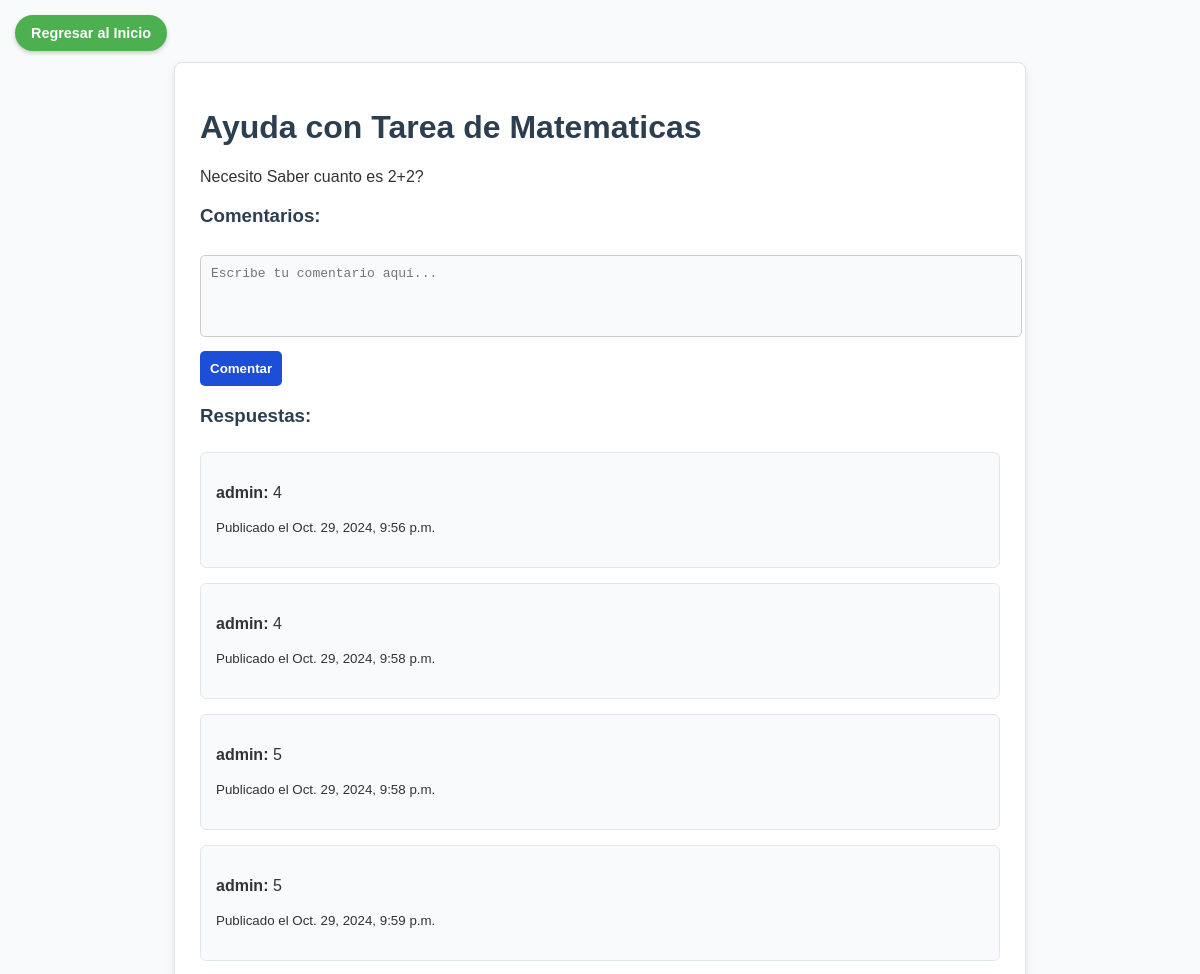
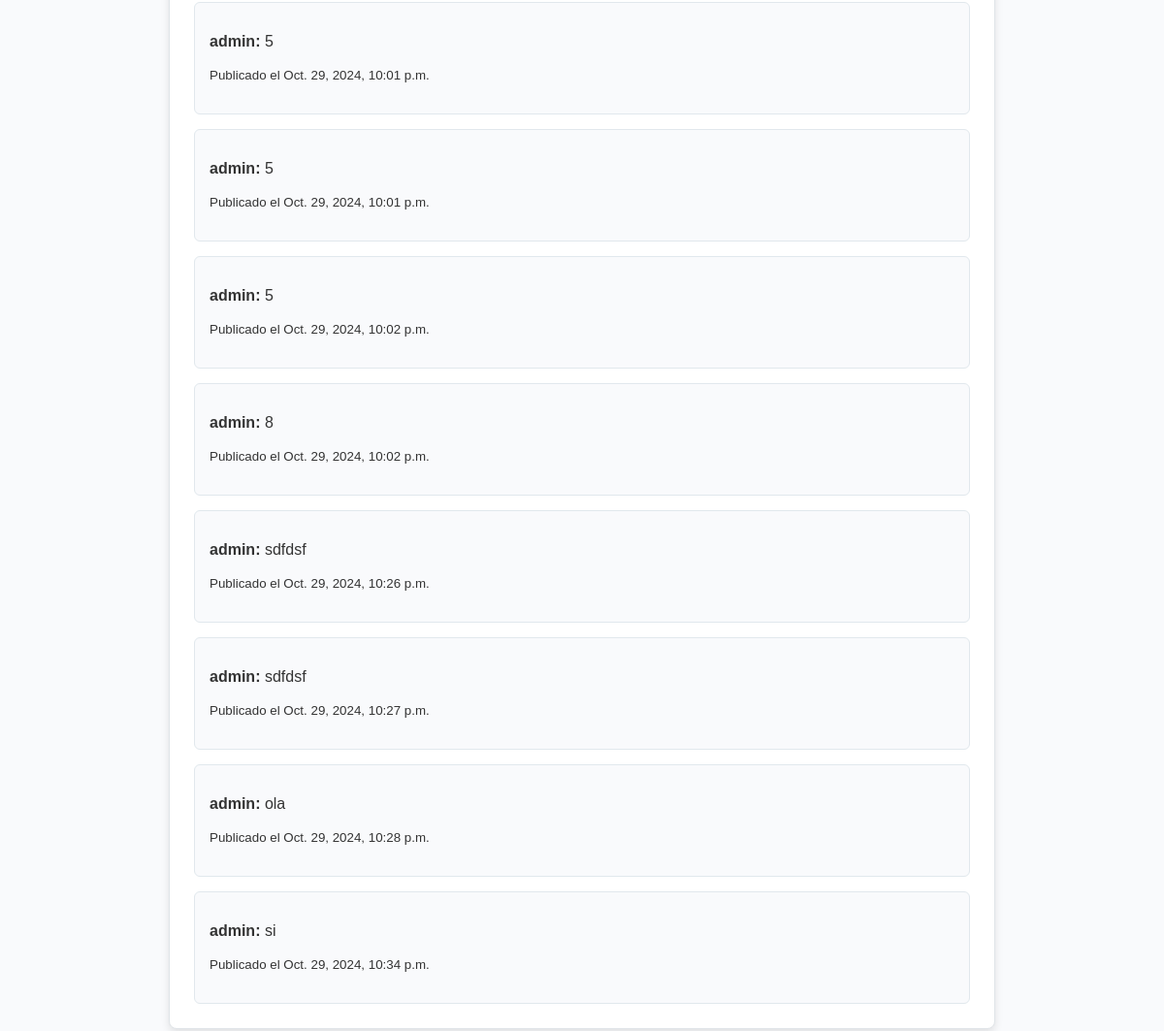
The page /polls/1/vote/ on the database its author committed (2 pictures, top to bottom).
### polls/models.py (models this page shows, shortened)
class Pregunta(models.Model):
    titulo = models.CharField(max_length=255)
    contenido = models.TextField()
    fecha_publicacion = models.DateTimeField(auto_now_add=True)
    votos = models.IntegerField(default=0)
    usuario = models.ForeignKey(User, on_delete=models.CASCADE)

class Comentario(models.Model):
    contenido = models.TextField()
    fecha_publicacion = models.DateTimeField(auto_now_add=True)
    respuesta = models.ForeignKey(
        Respuesta,
        related_name="comentarios",
        on_delete=models.CASCADE,
        null=True,
        blank=True,
    )
    pregunta = models.ForeignKey(
        Pregunta,
        related_name="comentarios",
        on_delete=models.CASCADE,
        null=True,
        blank=True,
    )
    usuario = models.ForeignKey(User, on_delete=models.CASCADE)

### polls/views.py (the view)
# urls.py: path("<int:pregunta_id>/vote/", views.vote, name="vote"),
def vote(request, pregunta_id):
    pregunta = get_object_or_404(Pregunta, pk=pregunta_id)
    try:
        selected_respuesta = pregunta.respuestas.get(pk=request.POST["respuesta"])
    except (KeyError, Respuesta.DoesNotExist):
        return render(
            request,
            "polls/detail.html",
            {
                "pregunta": pregunta,
                "error_message": "No seleccionaste una respuesta.",
            },
        )
    else:
        selected_respuesta.votos += 1
        selected_respuesta.save()
        return HttpResponseRedirect(reverse("polls:results", args=(pregunta.id,)))

### polls/templates/polls/detail.html (shortened to what this page needs)
{% load static %}
<!DOCTYPE html>
<html lang="es">
<head>
    <link rel="stylesheet" href="{% static 'polls/styles.css' %}">
</head>
<body>
    <a href="{% url 'polls:index' %}" class="back-button">Regresar al Inicio</a>
    <br><br><br>
    <div class="container">
        <h1>{{ pregunta.titulo }}</h1>
        <p>{{ pregunta.contenido }}</p>
        <h3>Comentarios:</h3>
        <form action="{% url 'polls:add_comment' pregunta.id %}" method="post">
            <textarea name="comentario" rows="4" cols="50" placeholder="Escribe tu comentario aquí..."></textarea><br>
            <input type="submit" value="Comentar">
        </form>
        <h3>Respuestas:</h3>
        <div class="comentarios">
            {% for comentario in pregunta.comentarios.all %}
                <div class="comentario">
                    <p><strong>{{ comentario.usuario.username }}:</strong> {{ comentario.contenido }}</p>
                    <p><small>Publicado el {{ comentario.fecha_publicacion }}</small></p>
                </div>
            {% empty %}
                <p>No hay comentarios todavía.</p>
            {% endfor %}
        </div>
    </div>
</body>
</html>

### polls/static/polls/styles.css (style rules this page uses)
body { background-color: #f5f7fa; font-family: Arial, sans-serif; color: #333; }
.container { width: 80%; max-width: 800px; margin: auto; padding: 25px; background-color: #ffffff; border: 1px solid #e0e4e8; border-radius: 8px; box-shadow: 0 4px 8px rgba(0, 0, 0, 0.1); }
h1, h3 { color: #2d3e50; font-weight: 600; }
textarea { width: 100%; padding: 10px; border: 1px solid #d0d7de; border-radius: 6px; resize: none; font-size: 1em; margin-bottom: 12px; background-color: #f9fafb; }
.comentarios { margin-top: 25px; }
.comentario { padding: 15px; background-color: #f9fafc; border: 1px solid #e1e8ed; border-radius: 6px; margin-top: 15px; transition: background-color 0.2s; }
.back-button { position: absolute; top: 15px; left: 15px; padding: 10px 16px; background-color: #4caf50; color: #ffffff; border: none; border-radius: 25px; text-decoration: none; font-weight: bold; box-shadow: 0 2px 4px rgba(0, 0, 0, 0.2); font-size: 0.9em; transition: background-color 0.3s; }
body { font-family: Arial, sans-serif; background-color: #f9fafc; }
form input[type="text"], form textarea { width: 100%; padding: 10px; margin: 10px 0; border-radius: 5px; border: 1px solid #ccc; }
form input[type="submit"] { padding: 10px; background-color: #1d4ed8; color: white; border: none; border-radius: 5px; cursor: pointer; font-weight: bold; }

### rows shown on the page
Pregunta: titulo "Ayuda con Tarea de Matematicas", contenido "Necesito Saber cuanto es 2+2?"
Comentario: usuario.username "admin", contenido "4", fecha_publicacion "Oct. 29, 2024, 9:56 p.m."
Comentario: usuario.username "admin", contenido "4", fecha_publicacion "Oct. 29, 2024, 9:58 p.m."
Comentario: usuario.username "admin", contenido "5", fecha_publicacion "Oct. 29, 2024, 9:58 p.m."
Comentario: usuario.username "admin", contenido "5", fecha_publicacion "Oct. 29, 2024, 9:59 p.m."
Comentario: usuario.username "admin", contenido "5", fecha_publicacion "Oct. 29, 2024, 10:01 p.m."
Comentario: usuario.username "admin", contenido "5", fecha_publicacion "Oct. 29, 2024, 10:01 p.m."
Comentario: usuario.username "admin", contenido "5", fecha_publicacion "Oct. 29, 2024, 10:02 p.m."
Comentario: usuario.username "admin", contenido "8", fecha_publicacion "Oct. 29, 2024, 10:02 p.m."
Comentario: usuario.username "admin", contenido "sdfdsf", fecha_publicacion "Oct. 29, 2024, 10:26 p.m."
Comentario: usuario.username "admin", contenido "sdfdsf", fecha_publicacion "Oct. 29, 2024, 10:27 p.m."
Comentario: usuario.username "admin", contenido "ola", fecha_publicacion "Oct. 29, 2024, 10:28 p.m."
Comentario: usuario.username "admin", contenido "si", fecha_publicacion "Oct. 29, 2024, 10:34 p.m."
